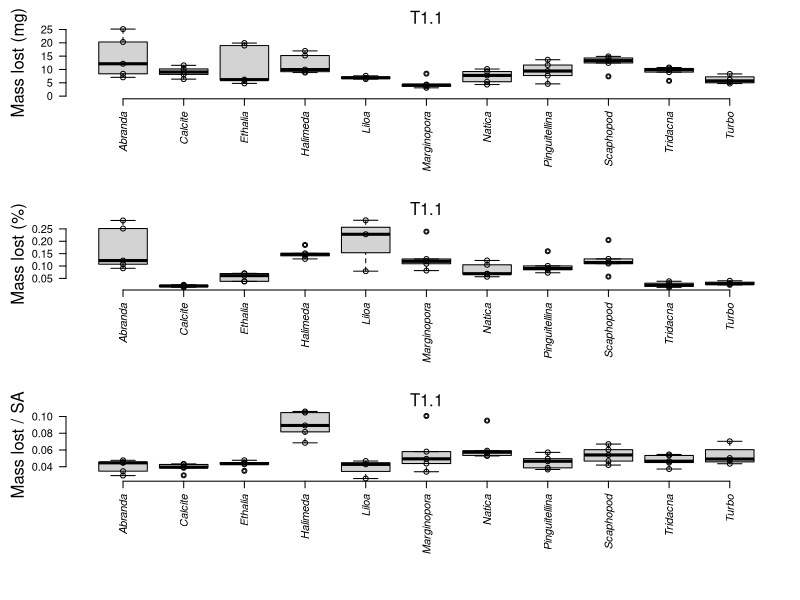
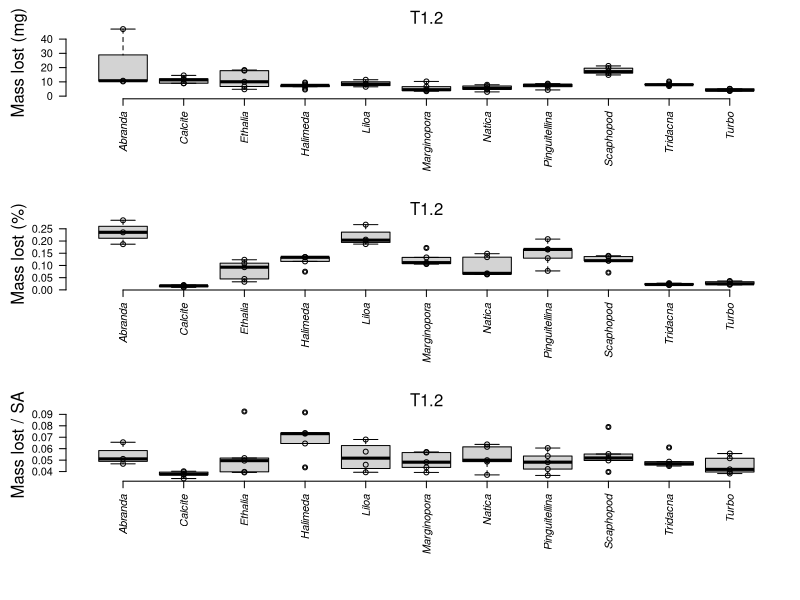
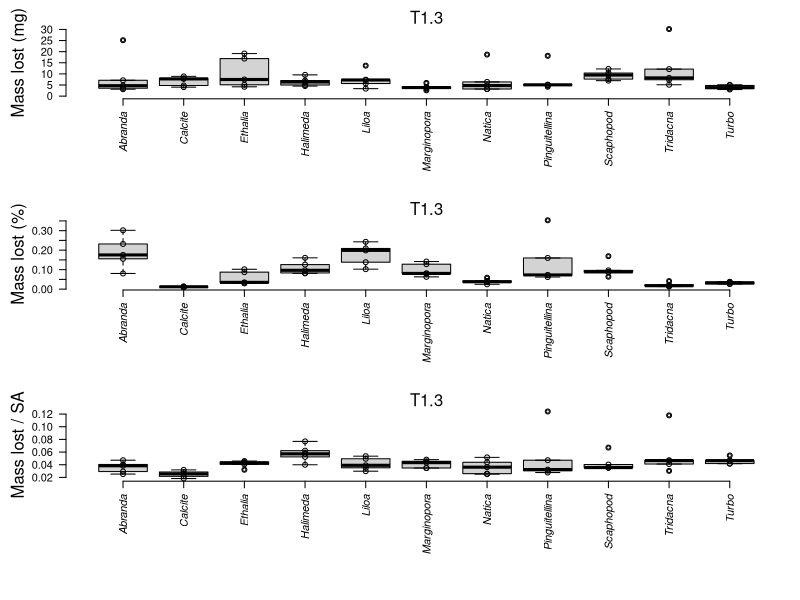
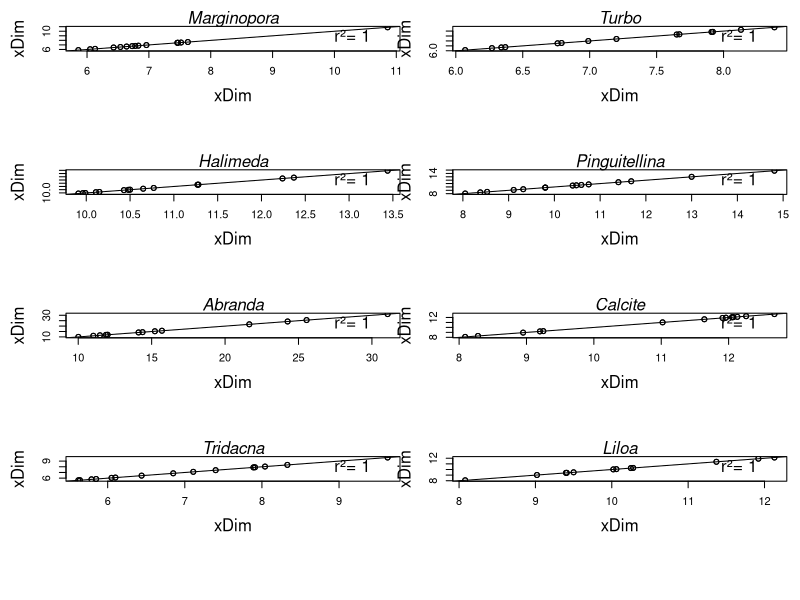
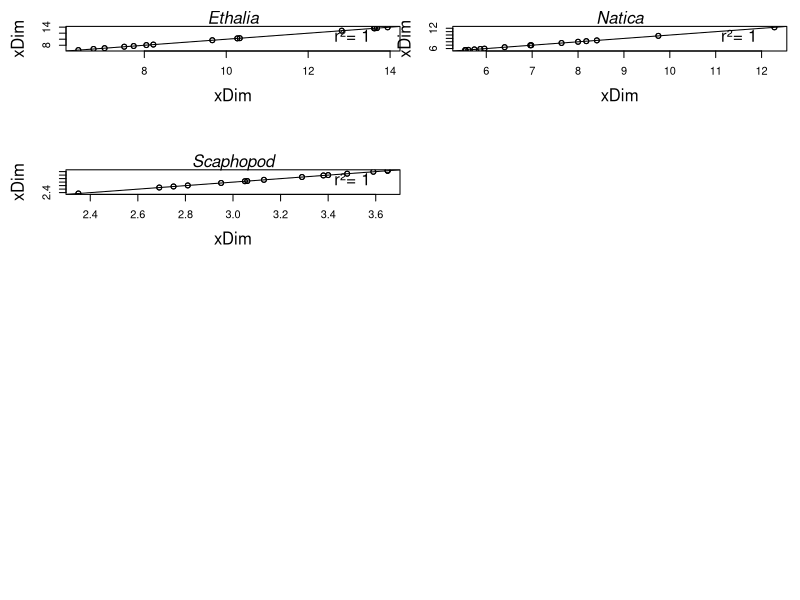
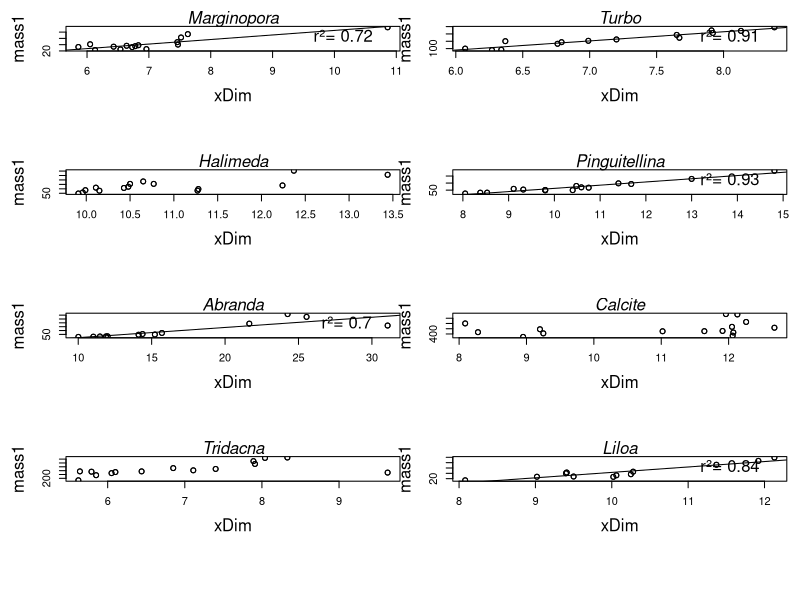
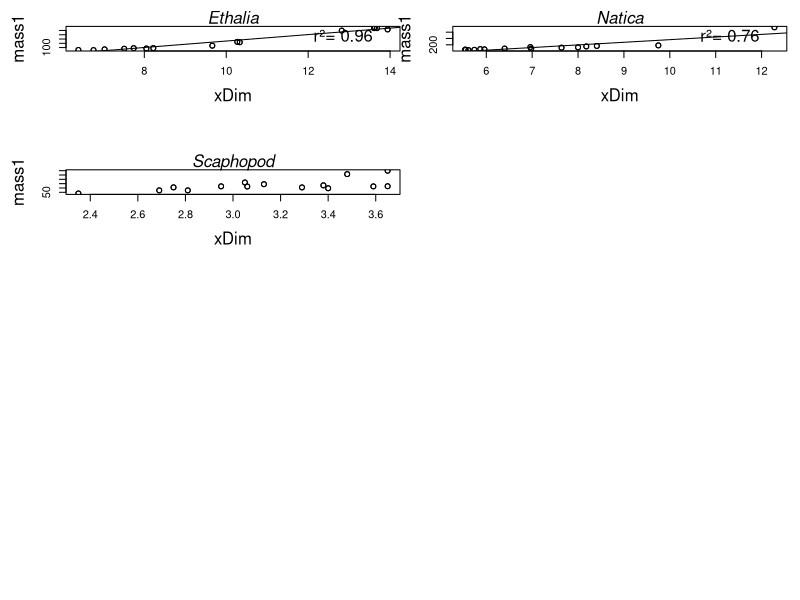
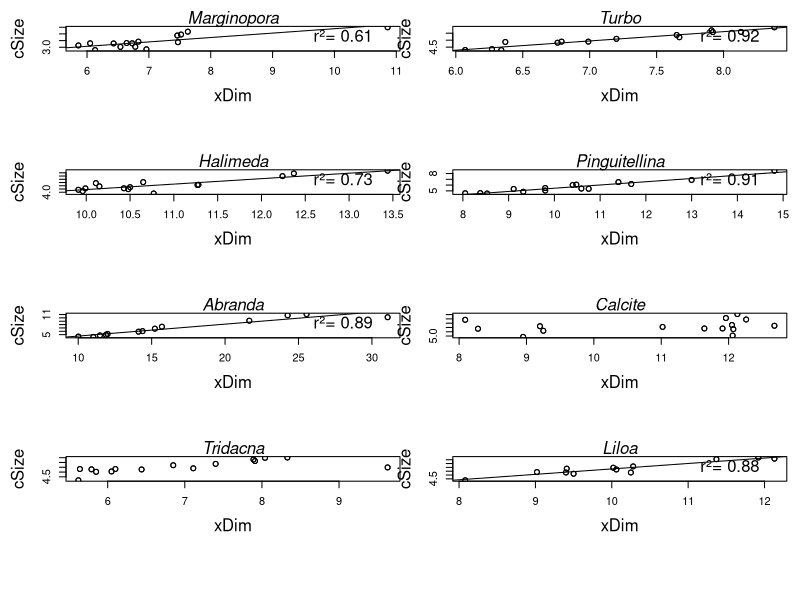

Generate these figures, in order, with R: (Note: this script raises an error after producing the figures.)
setwd("C:/Users/micke/OneDrive/Desktop/Ch1 data")
dShell <- read.csv('./shellsData_Expt1.csv')
dateFormat <- '%m/%d/%y %H:%M'
EXPID <- unique(dShell$exptID)


pdf('C:/Users/micke/OneDrive/Desktop/deltaMass.pdf', width=6, height=8)

for (e in EXPID) {

	par(mfrow=c(3,1), oma=c(1,1,1,1), mar=c(8,4,1,0))

	pData <- dShell[(dShell$exptID == e),]
	pData$taxon <- as.factor(pData$taxon)
	taxa <- sort(unique(pData$taxon))
	tFont <- rep(3,length(taxa))
	tFont[which(taxa == 'Aragonite')] <- 1
	taxaAbrev <- substring(taxa,0,5)

	plot(cMass ~ taxon, data=pData, ylim=c(0,max(pData$cMass)), ann=FALSE, axes=FALSE)
	points(cMass ~ taxon, data=pData)
	mtext('Mass lost (mg)', side=2, line=3)
	axis(2, las=1)
	axis(1, at=1:length(taxa), labels=taxa, font=3, cex=0.5, las=2)
	mtext(e)

	plot(pMass ~ taxon, data=pData, ann=FALSE, axes=FALSE)
	points(pMass ~ taxon, data=pData)
	mtext('Mass lost (%)', side=2, line=3)
	axis(2, las=1)
	axis(1, at=1:length(taxa), labels=taxa, font=tFont, cex=0.5, las=2)
	mtext(e)

	if (length(which(!is.na(pData$cSA1))) > 0) {
		plot(cMass/cSA1 ~ taxon, data=pData, ann=FALSE, axes=FALSE, ylab='')
		points(cMass/cSA1 ~ taxon, data=pData)
		mtext('Mass lost / SA', side=2, line=3)
		axis(2, las=1)
		axis(1, at=1:length(taxa), labels=taxa, font=tFont, cex=0.5, las=2)
		mtext(e)
	} else {
		plot(1:1, type='n', ann=FALSE, axes=FALSE)
		mtext('no data', side=1, line=-2)
	}
}

dev.off()

	xVar <- 'xDim'
	yVar <- 'yDim'

#do you really need this bit? what is the point of this?
pdf('./specimenMeasures.pdf', width=6, height=8, page='A4')


for (xVar in c('xDim','yDim','zDim','mass1','SA1'))
for (yVar in c('xDim','mass1','cSize')) {
par(mfrow=c(4,2), oma=c(1,1,1,1), mar=c(8,4,1,0))

for (t in unique(dShell$taxon)) {

	pData <- dShell[(dShell$taxon == t),]
	pData <- pData[!is.na(pData[xVar]),]
	pData <- pData[!is.na(pData[yVar]),]
	
	tFont <- 3
	if (t == 'Aragonite')
		tFont=1

	if (nrow(pData) > 0) {
		plot(pData[,xVar],pData[,yVar], ann=FALSE)
		points(pData[,xVar],pData[,yVar])
		mtext(yVar, side=2, line=3)
		mtext(xVar, side=1, line=3)
		mtext(t, font=tFont)
		a <- lm(pData[,yVar] ~ pData[,xVar])
		rSquared <- round(summary(a)$adj.r.squared,2)
		if (rSquared > 0.6) {
			abline(a)
			mtext(paste('r\u00b2=', rSquared), side=1, adj=0.9, line = -1.5)
		}
	} else {
		plot(1:1, type='n', ann=FALSE, axes=FALSE)
		mtext('no data', side=1, line=-2)
	}
}
}
dev.off()

#for following bit- what does this mean for analysis? why use a t test for this as opposed to others?
#need to work through this bit onwards in order to be able to do anything with it
expMean <- aggregate(dShell$pMass, by=list(dShell$taxon,dShell$exptID),FUN=mean)
expMean <- expMean[(expMean[,'Group.2'] =='P6'),]

expSD <- aggregate(dShell$pMass, by=list(dShell$taxon,dShell$exptID),FUN=sd)
expSD <- expSD[(expSD[,'Group.2'] =='P6'),]

power.t.test(n=5,delta=(expMean[1,'x']-expMean[2,'x']),sd=expSD[1,'x'], sig.level=0.05,power=NULL)


power.t.test(n=5,delta=(expMean[2,'x']-expMean[3,'x']),sd=expSD[3,'x'], sig.level=0.05,power=NULL)
power.t.test(n=NULL,delta=(expMean[7,'x']-expMean[8,'x']),sd=expSD[8,'x'], sig.level=0.05,power=0.8)



dShell <- dShell[(dShell$exptID %in% c('P4','P5','P6')),]

dShell1 <- dShell[(dShell$exptID %in% c('P4')),]

expMean <- aggregate(dShell1$pMass, by=list(dShell1$taxon),FUN=mean)
expSD <- aggregate(dShell1$pMass, by=list(dShell1$taxon),FUN=sd)


tax <- vector()
res <- vector()
c <- 0

for (a in 1:nrow(expMean)) {
for (b in a:nrow(expMean)) {

	c <- c + 1
	tax[c] <- paste(expMean[a,'Group.1'],expMean[b,'Group.1'])
	
	if (a == b) {
		res[c] <- -99
	} else {
	
		DELTA <- expMean[a,'x'] - expMean[(b),'x']
		SD <- expSD[a,'x']
		if (expSD[(b),'x'] > SD)
			SD <- expSD[(b),'x']
	
#		res[c] <- power.t.test(n=NULL,delta=DELTA,sd=SD, sig.level=0.05,power=0.8)$n
		res[c] <- power.t.test(n=5,delta=DELTA,sd=SD, sig.level=0.05,power=NULL)$power
	}
}}

bob <- data.frame(comparison=tax, n=round(res))
bob <- bob[(bob$n > 0),]


bob <- data.frame(comparison=tax, power=(res))
bob <- bob[(bob$n > 0),]
bob








